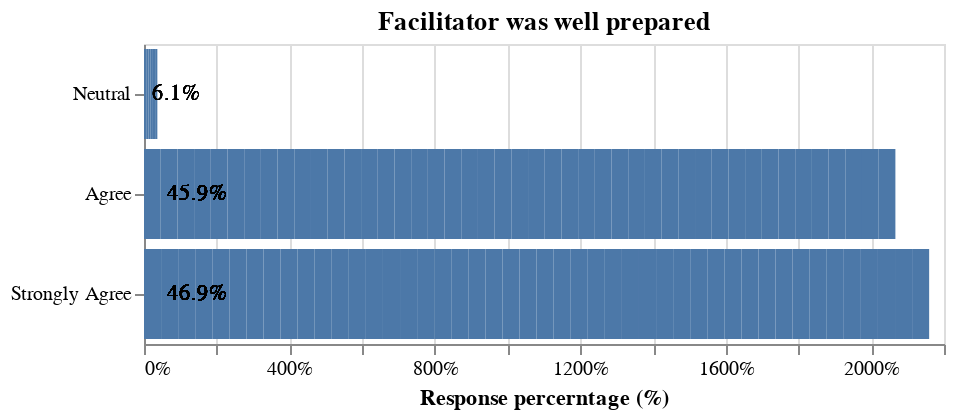

The notebook cell saved with this chart:
### Markdown cell above
# Facilitator was well prepared

### Code cell
bar = alt.Chart(df, title="Facilitator was well prepared"
               ).transform_joinaggregate(
    total='count()',
    groupby=['fac_preparedness']
).transform_calculate(
    percent=alt.datum.total/98
).mark_bar().encode(
    x= alt.X('percent:Q', title = "Response percerntage (%)", axis=alt.Axis(format='%')),
    y=alt.Y('fac_preparedness', sort='x', title="")
    ).properties(
    width=400,
    height=150
    )

text = alt.Chart(df, title="Facilitator was well prepared"
               ).transform_joinaggregate(
    total='count()',
    groupby=['fac_preparedness']
).transform_calculate(
    percent=alt.datum.total/98
).mark_text(
        align='left',
        baseline='middle',
        dx=3
).encode(
        y = alt.Y('fac_preparedness', sort = 'x'),
        x = alt.X('percent:Q'),
        text=alt.Text('percent:Q',format='.1%')
).properties(
    width=800,
    height=250
    )

q8_plot = alt.layer(bar, text, data=df)

# Show the plot|
q8_plot
